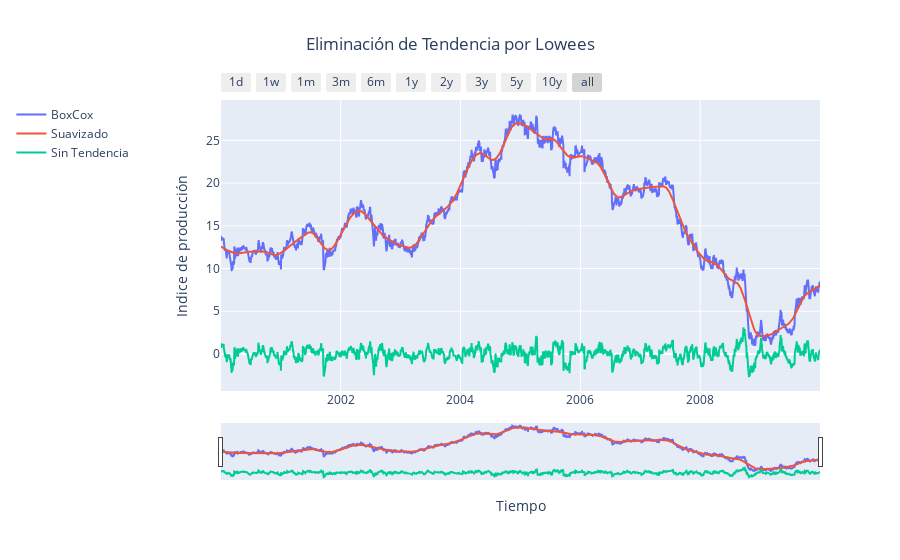

The notebook cell this image was saved under:
### Markdown cell above
## 2.1 Loess

### Code cell
from statsmodels.nonparametric.smoothers_lowess import lowess


frac = 0.05  
smoothed_values = lowess(df_completo['BoxCox_Close'], df_completo.index, frac=frac, it=0)
trend_removed = df_completo['BoxCox_Close'] - smoothed_values[:, 1]

plot_('Eliminación de Tendencia por Lowees', (df_completo.index, df_completo["BoxCox_Close"], "BoxCox"),
      (df_completo.index, smoothed_values[:, 1], "Suavizado"),
      (df_completo.index, trend_removed, "Sin Tendencia"))

### Figure 1 — Plotly figure (JSON) as saved in the notebook; plotly's stock layout.template omitted (floating-point values rounded to 4 significant figures; data arrays with more than 128 entries replaced by an {"elided": "..."} marker saying what was removed)
{"data": [{"line": {"width": 2}, "mode": "lines", "name": "BoxCox", "type": "scatter", "x": {"elided": "3651 str values"}, "y": {"elided": "3651 float values"}}, {"line": {"width": 2}, "mode": "lines", "name": "Suavizado", "type": "scatter", "x": {"elided": "3651 str values"}, "y": {"elided": "3651 float values"}}, {"line": {"width": 2}, "mode": "lines", "name": "Sin Tendencia", "type": "scatter", "x": {"elided": "3651 str values"}, "y": {"elided": "3651 float values"}}], "layout": {"legend": {"orientation": "v", "x": -0.35, "xanchor": "left", "y": 1, "yanchor": "top"}, "title": {"text": "Eliminación de Tendencia por Lowees", "x": 0.5}, "xaxis": {"rangeselector": {"buttons": [{"count": 1, "label": "1d", "step": "day", "stepmode": "backward"}, {"count": 7, "label": "1w", "step": "day", "stepmode": "backward"}, {"count": 1, "label": "1m", "step": "month", "stepmode": "backward"}, {"count": 3, "label": "3m", "step": "month", "stepmode": "backward"}, {"count": 6, "label": "6m", "step": "month", "stepmode": "backward"}, {"count": 1, "label": "1y", "step": "year", "stepmode": "backward"}, {"count": 2, "label": "2y", "step": "year", "stepmode": "backward"}, {"count": 3, "label": "3y", "step": "year", "stepmode": "backward"}, {"count": 5, "label": "5y", "step": "year", "stepmode": "backward"}, {"count": 10, "label": "10y", "step": "year", "stepmode": "backward"}, {"step": "all"}]}, "rangeslider": {"visible": true}, "title": {"text": "Tiempo"}, "type": "date"}, "yaxis": {"autorange": true, "title": {"text": "Indice de producción"}, "type": "linear"}}}
